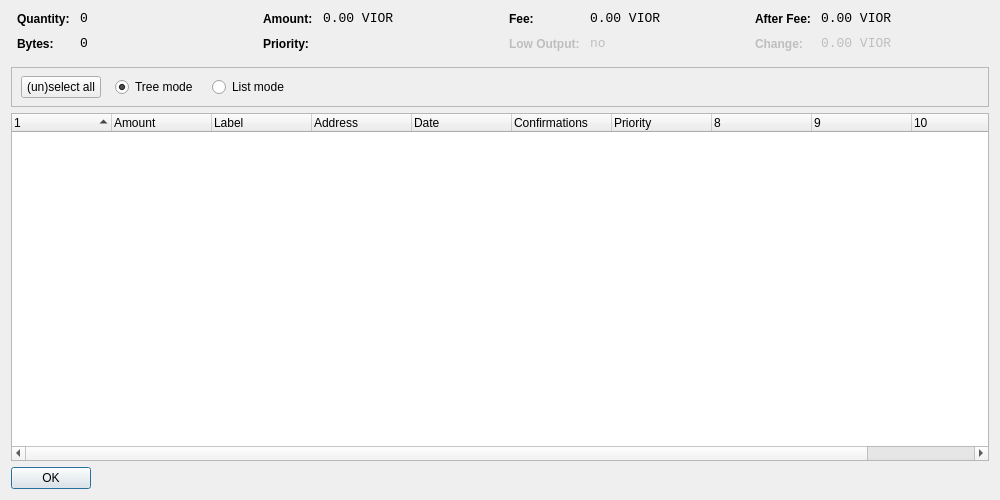
<?xml version="1.0" encoding="UTF-8"?>
<ui version="4.0">
 <class>CoinControlDialog</class>
 <widget class="QDialog" name="CoinControlDialog">
  <property name="geometry">
   <rect>
    <x>0</x>
    <y>0</y>
    <width>1000</width>
    <height>500</height>
   </rect>
  </property>
  <property name="windowTitle">
   <string>Coin Control</string>
  </property>
  <layout class="QVBoxLayout" name="verticalLayout">
   <item>
    <layout class="QHBoxLayout" name="horizontalLayoutTop" stretch="0,0,0,0">
     <property name="topMargin">
      <number>0</number>
     </property>
     <property name="bottomMargin">
      <number>10</number>
     </property>
     <item>
      <layout class="QFormLayout" name="formLayoutCoinControl1">
       <property name="horizontalSpacing">
        <number>10</number>
       </property>
       <property name="verticalSpacing">
        <number>10</number>
       </property>
       <property name="leftMargin">
        <number>6</number>
       </property>
       <property name="rightMargin">
        <number>6</number>
       </property>
       <item row="0" column="0">
        <widget class="QLabel" name="labelCoinControlQuantityText">
         <property name="styleSheet">
          <string notr="true">font-weight:bold;</string>
         </property>
         <property name="text">
          <string>Quantity:</string>
         </property>
        </widget>
       </item>
       <item row="0" column="1">
        <widget class="QLabel" name="labelCoinControlQuantity">
         <property name="font">
          <font>
           <family>Monospace</family>
           <pointsize>10</pointsize>
          </font>
         </property>
         <property name="cursor">
          <cursorShape>IBeamCursor</cursorShape>
         </property>
         <property name="contextMenuPolicy">
          <enum>Qt::ActionsContextMenu</enum>
         </property>
         <property name="text">
          <string notr="true">0</string>
         </property>
         <property name="textInteractionFlags">
          <set>Qt::LinksAccessibleByMouse|Qt::TextSelectableByKeyboard|Qt::TextSelectableByMouse</set>
         </property>
        </widget>
       </item>
       <item row="1" column="0">
        <widget class="QLabel" name="labelCoinControlBytesText">
         <property name="styleSheet">
          <string notr="true">font-weight:bold;</string>
         </property>
         <property name="text">
          <string>Bytes:</string>
         </property>
        </widget>
       </item>
       <item row="1" column="1">
        <widget class="QLabel" name="labelCoinControlBytes">
         <property name="font">
          <font>
           <family>Monospace</family>
           <pointsize>10</pointsize>
          </font>
         </property>
         <property name="cursor">
          <cursorShape>IBeamCursor</cursorShape>
         </property>
         <property name="contextMenuPolicy">
          <enum>Qt::ActionsContextMenu</enum>
         </property>
         <property name="text">
          <string notr="true">0</string>
         </property>
         <property name="textInteractionFlags">
          <set>Qt::LinksAccessibleByMouse|Qt::TextSelectableByKeyboard|Qt::TextSelectableByMouse</set>
         </property>
        </widget>
       </item>
      </layout>
     </item>
     <item>
      <layout class="QFormLayout" name="formLayoutCoinControl2">
       <property name="horizontalSpacing">
        <number>10</number>
       </property>
       <property name="verticalSpacing">
        <number>10</number>
       </property>
       <property name="leftMargin">
        <number>6</number>
       </property>
       <property name="rightMargin">
        <number>6</number>
       </property>
       <item row="0" column="0">
        <widget class="QLabel" name="labelCoinControlAmountText">
         <property name="styleSheet">
          <string notr="true">font-weight:bold;</string>
         </property>
         <property name="text">
          <string>Amount:</string>
         </property>
        </widget>
       </item>
       <item row="0" column="1">
        <widget class="QLabel" name="labelCoinControlAmount">
         <property name="font">
          <font>
           <family>Monospace</family>
           <pointsize>10</pointsize>
          </font>
         </property>
         <property name="cursor">
          <cursorShape>IBeamCursor</cursorShape>
         </property>
         <property name="contextMenuPolicy">
          <enum>Qt::ActionsContextMenu</enum>
         </property>
         <property name="text">
          <string notr="true">0.00 VIOR</string>
         </property>
         <property name="textInteractionFlags">
          <set>Qt::LinksAccessibleByMouse|Qt::TextSelectableByKeyboard|Qt::TextSelectableByMouse</set>
         </property>
        </widget>
       </item>
       <item row="1" column="0">
        <widget class="QLabel" name="labelCoinControlPriorityText">
         <property name="styleSheet">
          <string notr="true">font-weight:bold;</string>
         </property>
         <property name="text">
          <string>Priority:</string>
         </property>
        </widget>
       </item>
       <item row="1" column="1">
        <widget class="QLabel" name="labelCoinControlPriority">
         <property name="font">
          <font>
           <family>Monospace</family>
           <pointsize>10</pointsize>
          </font>
         </property>
         <property name="cursor">
          <cursorShape>IBeamCursor</cursorShape>
         </property>
         <property name="contextMenuPolicy">
          <enum>Qt::ActionsContextMenu</enum>
         </property>
         <property name="text">
          <string/>
         </property>
         <property name="textInteractionFlags">
          <set>Qt::LinksAccessibleByMouse|Qt::TextSelectableByKeyboard|Qt::TextSelectableByMouse</set>
         </property>
        </widget>
       </item>
      </layout>
     </item>
     <item>
      <layout class="QFormLayout" name="formLayoutCoinControl3">
       <property name="horizontalSpacing">
        <number>10</number>
       </property>
       <property name="verticalSpacing">
        <number>10</number>
       </property>
       <property name="leftMargin">
        <number>6</number>
       </property>
       <property name="rightMargin">
        <number>6</number>
       </property>
       <item row="0" column="0">
        <widget class="QLabel" name="labelCoinControlFeeText">
         <property name="styleSheet">
          <string notr="true">font-weight:bold;</string>
         </property>
         <property name="text">
          <string>Fee:</string>
         </property>
        </widget>
       </item>
       <item row="0" column="1">
        <widget class="QLabel" name="labelCoinControlFee">
         <property name="font">
          <font>
           <family>Monospace</family>
           <pointsize>10</pointsize>
          </font>
         </property>
         <property name="cursor">
          <cursorShape>IBeamCursor</cursorShape>
         </property>
         <property name="contextMenuPolicy">
          <enum>Qt::ActionsContextMenu</enum>
         </property>
         <property name="text">
          <string notr="true">0.00 VIOR</string>
         </property>
         <property name="textInteractionFlags">
          <set>Qt::LinksAccessibleByMouse|Qt::TextSelectableByKeyboard|Qt::TextSelectableByMouse</set>
         </property>
        </widget>
       </item>
       <item row="1" column="0">
        <widget class="QLabel" name="labelCoinControlLowOutputText">
         <property name="enabled">
          <bool>false</bool>
         </property>
         <property name="styleSheet">
          <string notr="true">font-weight:bold;</string>
         </property>
         <property name="text">
          <string>Low Output:</string>
         </property>
        </widget>
       </item>
       <item row="1" column="1">
        <widget class="QLabel" name="labelCoinControlLowOutput">
         <property name="enabled">
          <bool>false</bool>
         </property>
         <property name="font">
          <font>
           <family>Monospace</family>
           <pointsize>10</pointsize>
          </font>
         </property>
         <property name="cursor">
          <cursorShape>IBeamCursor</cursorShape>
         </property>
         <property name="contextMenuPolicy">
          <enum>Qt::ActionsContextMenu</enum>
         </property>
         <property name="text">
          <string notr="true">no</string>
         </property>
         <property name="textInteractionFlags">
          <set>Qt::LinksAccessibleByMouse|Qt::TextSelectableByKeyboard|Qt::TextSelectableByMouse</set>
         </property>
        </widget>
       </item>
      </layout>
     </item>
     <item>
      <layout class="QFormLayout" name="formLayoutCoinControl4">
       <property name="horizontalSpacing">
        <number>10</number>
       </property>
       <property name="verticalSpacing">
        <number>10</number>
       </property>
       <property name="leftMargin">
        <number>6</number>
       </property>
       <property name="rightMargin">
        <number>6</number>
       </property>
       <item row="0" column="0">
        <widget class="QLabel" name="labelCoinControlAfterFeeText">
         <property name="styleSheet">
          <string notr="true">font-weight:bold;</string>
         </property>
         <property name="text">
          <string>After Fee:</string>
         </property>
        </widget>
       </item>
       <item row="0" column="1">
        <widget class="QLabel" name="labelCoinControlAfterFee">
         <property name="font">
          <font>
           <family>Monospace</family>
           <pointsize>10</pointsize>
          </font>
         </property>
         <property name="cursor">
          <cursorShape>IBeamCursor</cursorShape>
         </property>
         <property name="contextMenuPolicy">
          <enum>Qt::ActionsContextMenu</enum>
         </property>
         <property name="text">
          <string notr="true">0.00 VIOR</string>
         </property>
         <property name="textInteractionFlags">
          <set>Qt::LinksAccessibleByMouse|Qt::TextSelectableByKeyboard|Qt::TextSelectableByMouse</set>
         </property>
        </widget>
       </item>
       <item row="1" column="0">
        <widget class="QLabel" name="labelCoinControlChangeText">
         <property name="enabled">
          <bool>false</bool>
         </property>
         <property name="styleSheet">
          <string notr="true">font-weight:bold;</string>
         </property>
         <property name="text">
          <string>Change:</string>
         </property>
        </widget>
       </item>
       <item row="1" column="1">
        <widget class="QLabel" name="labelCoinControlChange">
         <property name="enabled">
          <bool>false</bool>
         </property>
         <property name="font">
          <font>
           <family>Monospace</family>
           <pointsize>10</pointsize>
          </font>
         </property>
         <property name="cursor">
          <cursorShape>IBeamCursor</cursorShape>
         </property>
         <property name="contextMenuPolicy">
          <enum>Qt::ActionsContextMenu</enum>
         </property>
         <property name="text">
          <string notr="true">0.00 VIOR</string>
         </property>
         <property name="textInteractionFlags">
          <set>Qt::LinksAccessibleByMouse|Qt::TextSelectableByKeyboard|Qt::TextSelectableByMouse</set>
         </property>
        </widget>
       </item>
      </layout>
     </item>
    </layout>
   </item>
   <item>
    <widget class="QFrame" name="frame">
     <property name="minimumSize">
      <size>
       <width>0</width>
       <height>40</height>
      </size>
     </property>
     <property name="frameShape">
      <enum>QFrame::StyledPanel</enum>
     </property>
     <property name="frameShadow">
      <enum>QFrame::Sunken</enum>
     </property>
     <widget class="QWidget" name="horizontalLayoutWidget">
      <property name="geometry">
       <rect>
        <x>10</x>
        <y>0</y>
        <width>781</width>
        <height>41</height>
       </rect>
      </property>
      <layout class="QHBoxLayout" name="horizontalLayoutPanel" stretch="0,0,0,0,0">
       <property name="spacing">
        <number>14</number>
       </property>
       <item>
        <widget class="QPushButton" name="pushButtonSelectAll">
         <property name="sizePolicy">
          <sizepolicy hsizetype="Maximum" vsizetype="Fixed">
           <horstretch>0</horstretch>
           <verstretch>0</verstretch>
          </sizepolicy>
         </property>
         <property name="text">
          <string>(un)select all</string>
         </property>
        </widget>
       </item>
       <item>
        <widget class="QRadioButton" name="radioTreeMode">
         <property name="sizePolicy">
          <sizepolicy hsizetype="Maximum" vsizetype="Fixed">
           <horstretch>0</horstretch>
           <verstretch>0</verstretch>
          </sizepolicy>
         </property>
         <property name="text">
          <string>Tree mode</string>
         </property>
         <property name="checked">
          <bool>true</bool>
         </property>
        </widget>
       </item>
       <item>
        <widget class="QRadioButton" name="radioListMode">
         <property name="sizePolicy">
          <sizepolicy hsizetype="Maximum" vsizetype="Fixed">
           <horstretch>0</horstretch>
           <verstretch>0</verstretch>
          </sizepolicy>
         </property>
         <property name="text">
          <string>List mode</string>
         </property>
        </widget>
       </item>
       <item>
        <spacer name="horizontalSpacer">
         <property name="orientation">
          <enum>Qt::Horizontal</enum>
         </property>
         <property name="sizeHint" stdset="0">
          <size>
           <width>40</width>
           <height>20</height>
          </size>
         </property>
        </spacer>
       </item>
      </layout>
     </widget>
    </widget>
   </item>
   <item>
    <widget class="CoinControlTreeWidget" name="treeWidget">
     <property name="contextMenuPolicy">
      <enum>Qt::CustomContextMenu</enum>
     </property>
     <property name="sortingEnabled">
      <bool>false</bool>
     </property>
     <property name="columnCount">
      <number>11</number>
     </property>
     <attribute name="headerShowSortIndicator" stdset="0">
      <bool>true</bool>
     </attribute>
     <attribute name="headerStretchLastSection">
      <bool>false</bool>
     </attribute>
     <column>
      <property name="text">
       <string/>
      </property>
     </column>
     <column>
      <property name="text">
       <string>Amount</string>
      </property>
     </column>
     <column>
      <property name="text">
       <string>Label</string>
      </property>
     </column>
     <column>
      <property name="text">
       <string>Address</string>
      </property>
     </column>
     <column>
      <property name="text">
       <string>Date</string>
      </property>
     </column>
     <column>
      <property name="text">
       <string>Confirmations</string>
      </property>
      <property name="toolTip">
       <string>Confirmed</string>
      </property>
     </column>
     <column>
      <property name="text">
       <string>Priority</string>
      </property>
     </column>
     <column>
      <property name="text">
       <string/>
      </property>
     </column>
     <column>
      <property name="text">
       <string/>
      </property>
     </column>
     <column>
      <property name="text">
       <string/>
      </property>
     </column>
     <column>
      <property name="text">
       <string/>
      </property>
     </column>
    </widget>
   </item>
   <item>
    <widget class="QDialogButtonBox" name="buttonBox">
     <property name="sizePolicy">
      <sizepolicy hsizetype="Maximum" vsizetype="Fixed">
       <horstretch>0</horstretch>
       <verstretch>0</verstretch>
      </sizepolicy>
     </property>
     <property name="orientation">
      <enum>Qt::Horizontal</enum>
     </property>
     <property name="standardButtons">
      <set>QDialogButtonBox::Ok</set>
     </property>
    </widget>
   </item>
  </layout>
 </widget>
 <customwidgets>
  <customwidget>
   <class>CoinControlTreeWidget</class>
   <extends>QTreeWidget</extends>
   <header>coincontroltreewidget.h</header>
  </customwidget>
 </customwidgets>
 <resources/>
 <connections/>
</ui>
